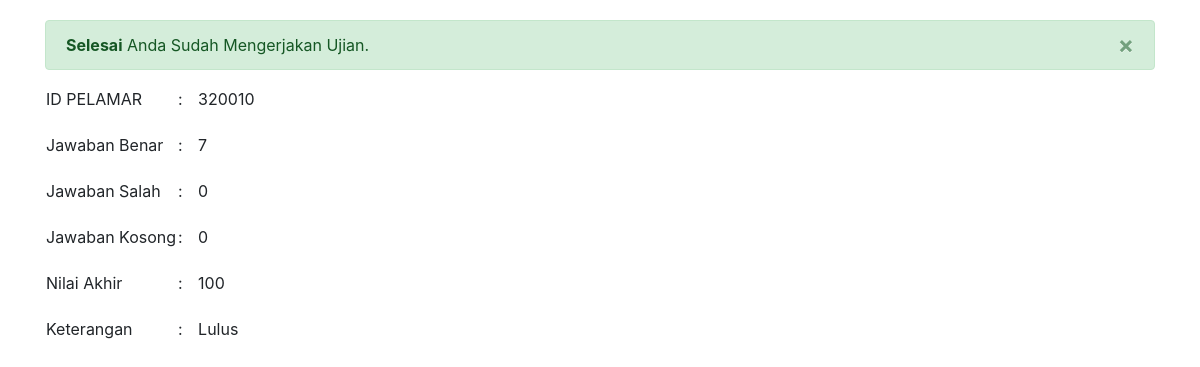
Screenshot of /pelamar/report.php?id_pelamar=320010 (signed in) with the database file from the repository.
### tables this page shows
CREATE TABLE `tbl_nilai` (
  `id_nilai` int(5) NOT NULL,
  `id_pelamar` varchar(7) NOT NULL,
  `jawaban_benar` int(3) NOT NULL,
  `jawaban_salah` int(3) NOT NULL,
  `jawaban_kosong` int(3) NOT NULL,
  `score` int(4) NOT NULL,
  `jenis_soal` varchar(20) NOT NULL,
  `tgl_ujian` date NOT NULL,
  `keterangan` enum('Lulus','Tidak Lulus','','') DEFAULT NULL
);

### pelamar/report.php (the view, shortened to what this page needs)
<!doctype html>
<html lang="en">
  <head>
    <link rel="stylesheet" href="https://maxcdn.bootstrapcdn.com/bootstrap/4.0.0-beta.2/css/bootstrap.min.css">
  </head>
  <body style="margin-top: 20px;background: transparent;">
    <div class="container">
      <div class="alert alert-success alert-dismissible fade show" role="alert">
        <strong>Selesai</strong> Anda Sudah Mengerjakan Ujian.
        <button type="button" class="close" data-dismiss="alert" aria-label="Close">
          <span aria-hidden="true">&times;</span>
        </button>
      </div>
    <?php
      include 'koneksi.php';
      $id_pelamar=$_GET['id_pelamar'];
      $carihasil = mysqli_query($connect,"SELECT * FROM tbl_nilai where id_pelamar='$id_pelamar'");
      $datahasil = mysqli_fetch_array($carihasil);
     ?>
     <table border="0">
       <tr>
         <td>ID PELAMAR</td>
         <td width="20">:</td>
         <td><?php echo $datahasil['id_pelamar']; ?></td>
       </tr>
       <tr height="20"><td></td></tr>
       <tr>
         <td>Jawaban Benar</td>
         <td>:</td>
         <td><?php echo $datahasil['jawaban_benar']; ?></td>
       </tr>
       <tr height="20"><td></td></tr>
       <tr>
         <td>Jawaban Salah</td>
         <td>:</td>
         <td><?php echo $datahasil['jawaban_salah']; ?></td>
       </tr>
       <tr height="20"><td></td></tr>
       <tr>
         <td>Jawaban Kosong</td>
         <td>:</td>
         <td><?php echo $datahasil['jawaban_kosong']; ?></td>
       </tr>
       <tr height="20"><td></td></tr>
       <tr>
         <td>Nilai Akhir</td>
         <td>:</td>
         <td><?php echo $datahasil['score']; ?></td>
       </tr>
       <tr height="20"><td></td></tr>
       <tr>
         <td>Keterangan</td>
         <td>:</td>
         <td><?php echo $datahasil['keterangan']; ?></td>
       </tr>
     </table>
    </div>
  </body>
</html>

### rows the page displays
tbl_nilai: id_pelamar "320010", jawaban_benar "7", jawaban_salah "0", jawaban_kosong "0", score "100", keterangan "Lulus"
